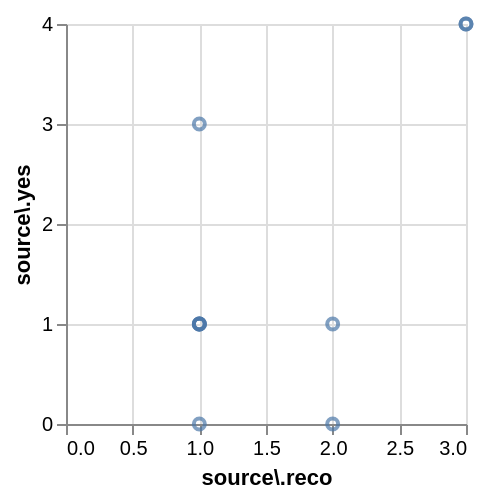

This figure's Vega-Lite source:
### Vega specification from a JSON file in a GitHub repository (floating-point values rounded to 4 significant figures)
{"$schema": "https://vega.github.io/schema/vega/v5.json", "background": "white", "padding": 5, "width": 200, "height": 200, "style": "cell", "data": [{"name": "source_0", "values": {"hits": {"hits": [{"source.reco": 2, "source.yes": 1}, {"source.reco": 3, "source.yes": 4}, {"source.reco": 2, "source.yes": 0}, {"source.reco": 1, "source.yes": 3}, {"source.reco": 3, "source.yes": 4}, {"source.reco": 1, "source.yes": 1}, {"source.reco": 1, "source.yes": 1}, {"source.reco": 1, "source.yes": 1}, {"source.reco": 1, "source.yes": 0}, {"source.reco": 1, "source.yes": 1}]}}, "format": {"property": "hits.hits"}}, {"name": "data_0", "source": "source_0", "transform": [{"type": "filter", "expr": "isValid(datum[\"source.reco\"]) && isFinite(+datum[\"source.reco\"]) && isValid(datum[\"source.yes\"]) && isFinite(+datum[\"source.yes\"])"}]}], "marks": [{"name": "marks", "type": "symbol", "style": ["point"], "from": {"data": "data_0"}, "encode": {"update": {"opacity": {"value": 0.7}, "fill": {"value": "transparent"}, "stroke": {"value": "#4c78a8"}, "x": {"scale": "x", "field": "source\\.reco"}, "y": {"scale": "y", "field": "source\\.yes"}}}}], "scales": [{"name": "x", "type": "linear", "domain": {"data": "data_0", "field": "source\\.reco"}, "range": [0, {"signal": "width"}], "nice": true, "zero": true}, {"name": "y", "type": "linear", "domain": {"data": "data_0", "field": "source\\.yes"}, "range": [{"signal": "height"}, 0], "nice": true, "zero": true}], "axes": [{"scale": "x", "orient": "bottom", "gridScale": "y", "grid": true, "tickCount": {"signal": "ceil(width/40)"}, "domain": false, "labels": false, "maxExtent": 0, "minExtent": 0, "ticks": false, "zindex": 0}, {"scale": "y", "orient": "left", "gridScale": "x", "grid": true, "tickCount": {"signal": "ceil(height/40)"}, "domain": false, "labels": false, "maxExtent": 0, "minExtent": 0, "ticks": false, "zindex": 0}, {"scale": "x", "orient": "bottom", "grid": false, "title": "source\\.reco", "labelFlush": true, "labelOverlap": true, "tickCount": {"signal": "ceil(width/40)"}, "zindex": 0}, {"scale": "y", "orient": "left", "grid": false, "title": "source\\.yes", "labelOverlap": true, "tickCount": {"signal": "ceil(height/40)"}, "zindex": 0}], "config": {"background": "white"}}
